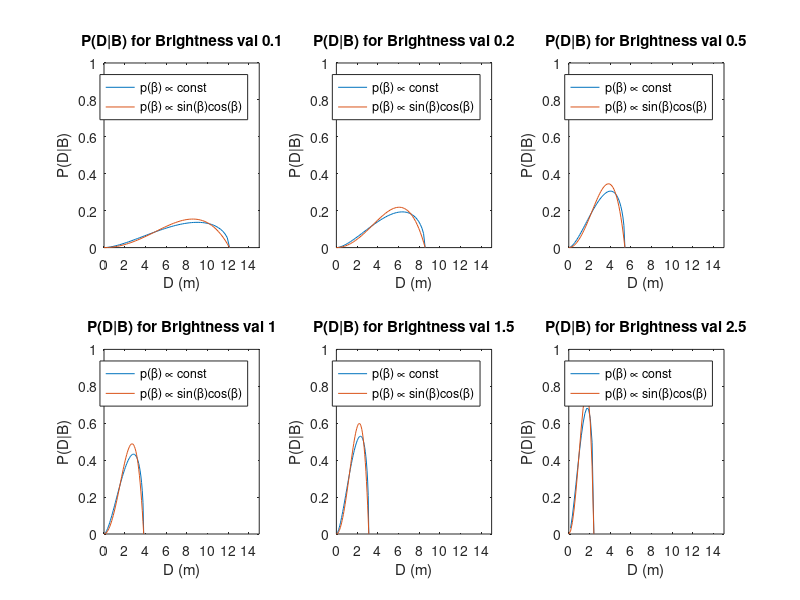
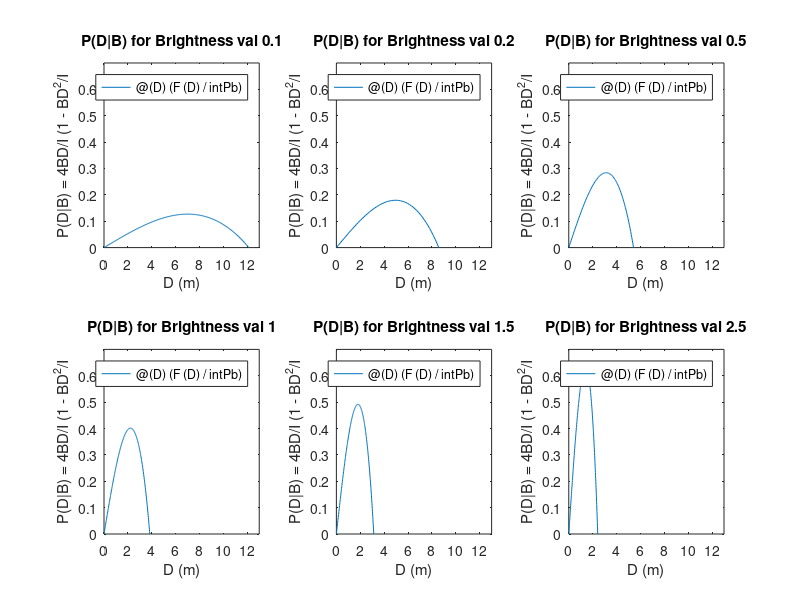
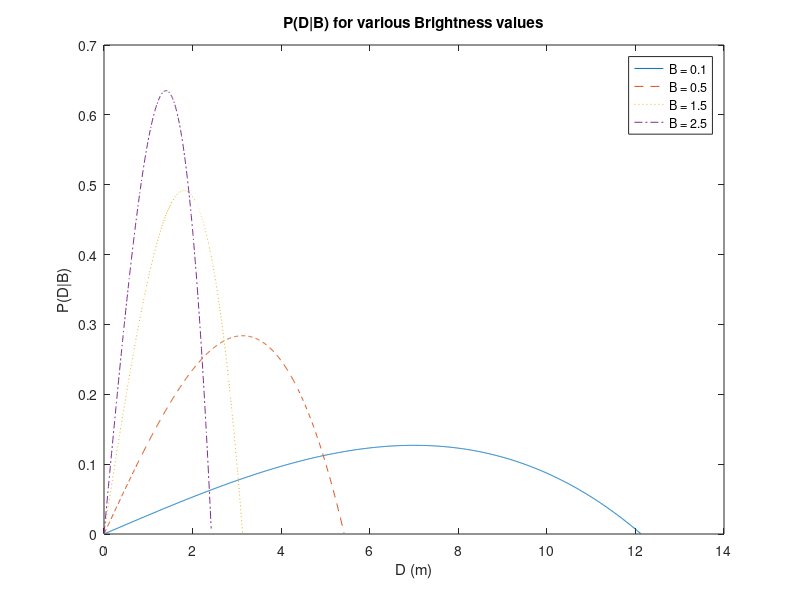

MATLAB code for these plots, in order: (Note: a time limit stopped this script after it produced the figures.)
%%

% P(B|D) and P(D|B) notes

% sample value of calibration constant I
I = 14.7113;
% Distance D is measured in meters
warning('off','MATLAB:quad:ImproperFcnValue');
% Range of values for B is [0 2.5]
Bs = [ .1 .2 .5 1 1.5 2.5 ];
figure('Color',[1.0 1.0 1.0]);
for iB = 1:length(Bs)
B = Bs(iB);

maxD = (I/B)^.5;

% distribution based on uniform prior for albedo and Beta
F = @(D)( D.^2./I .* log( B.*D.^2 ./ (I-(I.^2-B.^2*D.^4).^.5) ));
% get the numerical integration as close to the bounds as matlab will allow
delta = .0001;
intPb = NaN;
while (isnan(intPb))
    intPb = quad(F,delta,maxD-delta);
    delta = delta*10;
end

G = @(D) real( F(D)/intPb );


% distribution based on uniform prior for albedo and
% cos(beta)sin(beta) for surface normal Beta
H = @(D)( 2*D.^2./I .* (1 - B.*D.^2./I) );
% get the numerical integration as close to the bounds as matlab will allow
delta = .0001;
intPb = NaN;
while (isnan(intPb))
    intPb = quad(H,delta,maxD-delta);
    delta = delta*10;
end

J = @(D) ( H(D)/intPb );



% Check that function integrates to 1
delta = .0001;
intPb = NaN;
while (isnan(intPb))
    intPb = quad(G,delta,maxD-delta);
    delta = delta*10;
end
disp(['Integral for B = ' num2str(B) ' is ' num2str(intPb)]);

subplot(2,3,iB);fplot(@(x)[G(x),J(x)],[0 maxD 0 maxD]);xlim([0 15]);ylim([0 1]);
xlabel('D (m)');
%xlabel('D from 0 to \surd{ (Brightness / calib const) }');
ylabel('P(D|B)');
%ylabel('P(D|B) = P(B|D) / \int_D P(B|D)');
legend('p(\beta) \propto const','p(\beta) \propto sin(\beta)cos(\beta)');

sTitle = ['P(D|B) for Brightness val ' num2str(B)];
title(sTitle);
end
%% Let's try for P(D|B) specifically

% P(B|D) and P(D|B) notes

% sample value of calibration constant I
I = 14.7113;
% Distance D is measured in meters

% Range of values for B is [0 2.5]
Bs = [ .1 .2 .5 1 1.5 2.5 ];
Dlim = (I/Bs(1))^.5;
figure('Color',[1.0 1.0 1.0]);
for iB = 1:length(Bs)
B = Bs(iB);

maxD = (I/B)^.5;

F = @(D)( 2*D.*B./I .* (1 - B.*D.^2./I) );

% get the numerical integration as close to the bounds as matlab will allow
delta = .0001;
intPb = NaN;
while (isnan(intPb))
    intPb = quad(F,delta,maxD-delta);
    delta = delta*10;
end

disp(['Integral for P(D|B) = ' num2str(B) ' is ' num2str(intPb)]);
G = @(D) ( F(D)/intPb );

% Check that function integrates to 1
delta = .0001;
intPb = NaN;
while (isnan(intPb))
    intPb = quad(G,delta,maxD-delta);
    delta = delta*10;
end
disp(['Integral for B = ' num2str(B) ' is ' num2str(intPb)]);

subplot(2,3,iB);fplot(G,[0 maxD]);xlim([0 ceil(Dlim)]);ylim([0 0.7]);
xlabel('D (m)');
%xlabel('D from 0 to \surd{ (Brightness / calib const) }');
ylabel('P(D|B) = 4BD/I (1 - BD^2/I');

sTitle = ['P(D|B) for Brightness val ' num2str(B)];
title(sTitle);

% capture the data to be plotted for a group plot
input{iB} = 0:.01:maxD;
output{iB} = G(input{iB});
end

figure('Color',[1.0 1.0 1.0]);
plot(input{1},output{1},'-',input{3},output{3},'--',input{5},output{5},':',input{6},output{6},'-.');
legend('B = 0.1','B = 0.5','B = 1.5','B = 2.5');
xlabel('D (m)');
ylabel('P(D|B)')
title('P(D|B) for various Brightness values');

%% Let's try for P(B|D) specifically

% P(B|D) and P(D|B) notes

% sample value of calibration constant I
I = 14.7113;
% Distance D is measured in meters

% Range of values for D is [0 8]
Ds = [ 1 2 3 4 5 6];
figure('Color',[1.0 1.0 1.0]);
for iD = 1:length(Ds)
D = Ds(iD);

maxB = (I./D.^2)
maxP = 2*D.^2./I

F = @(B)( 2*D.^2./I .* (1 - B.*D.^2./I) );

% get the numerical integration as close to the bounds as matlab will allow
delta = 1e-10;
intPb = NaN;
while (isnan(intPb))
    intPb = quad(F,delta,maxB-delta);
    delta = delta*10;
end
delta
intPb
G = @(D) ( F(D)/intPb );

% Check that function integrates to 1
delta = 1e-10;
intPb = NaN;
while (isnan(intPb))
    intPb = quad(G,delta,maxB-delta);
    delta = delta*10;
end
disp(['Integral for D = ' num2str(D) ' is ' num2str(intPb)]);

subplot(2,3,iD);fplot(G,[0 maxB]);xlim([0 15]);ylim([0 2]);
xlabel('Brightness');
%xlabel('D from 0 to \surd{ (Brightness / calib const) }');
ylabel('P(B|D)');

sTitle = ['P(B|D) for Distance ' num2str(D) 'm'];
title(sTitle);
end
%% The path integral loop!
iter = 0;
for c = .00005:.0001:1
iter = iter+1;
F = @(x)(1+(sec(x).*tan(x).*c).^2).^.5;
Q(iter) = quad(F,0,acos(c));
end

%%

%% The path integral loop!
iter = 0;
%for c = .00005:.0001:1
for c = .0005:.001:1
iter = iter+1;
F = @(x)(sin(acos(c./x))./x);
P(iter) = c*quad(F,c,1);
end
figure;plot(.0005:.001:1,P)
xlabel('c');
ylabel('\int_c^1 (sin(cos^{-1}(c/x))/x)dx')

%% The path integral loop!
iter = 0;
%for c = .00005:.0001:1
for c = .0005:.001:1
iter = iter+1;
F = @(x)(sin(x).*cos(x));
O(iter) = quad(F,0,acos(c));
end
figure;plot(.0005:.001:1,O)
xlabel('c');
%ylabel('$\frac{BD^2}{I}\int_0^{acos(c)}(sin(\beta)cos(\beta)d\beta$')
ylabel('c \int_0^{acos(c)}(sin(\beta)cos(\beta)d\beta')



%% Solved without path integral
iter = 0;
%for c = .00005:.0001:1
for c = .0005:.001:1
iter = iter+1;
F = @(x)( x.*(log(x)-log((1-x^2).^-.5-1)) );
R(iter) = F(c);
end
figure;plot(.0005:.001:1,R)
xlabel('c');
%ylabel('$\frac{BD^2}{I}\int_0^{acos(c)}(sin(\beta)cos(\beta)d\beta$')
ylabel('c x.*(log(x)-log((1-x^2).^-.5-1))')
